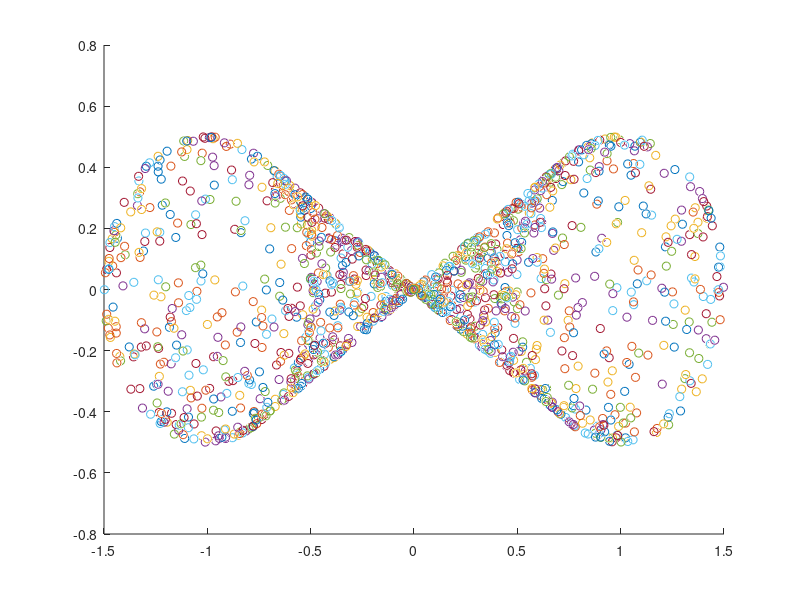

Here is the MATLAB script that generated this plot:
%Testing validity of  robot arm move()
% ML final project, Tae Soo Kim, Steven Lin



fid1 = fopen('./data_twoArm_1500_positions.txt','rt');

D1 = textscan(fid1, '%f %f %f', 'CollectOutput', true);

fclose(fid1);
data1 = D1{1};
%data2 = D2{1};

figure
hold on
for i=1:size(data1,1)
    scatter3(data1(i,1), data1(i,2), data1(i,3));
end



